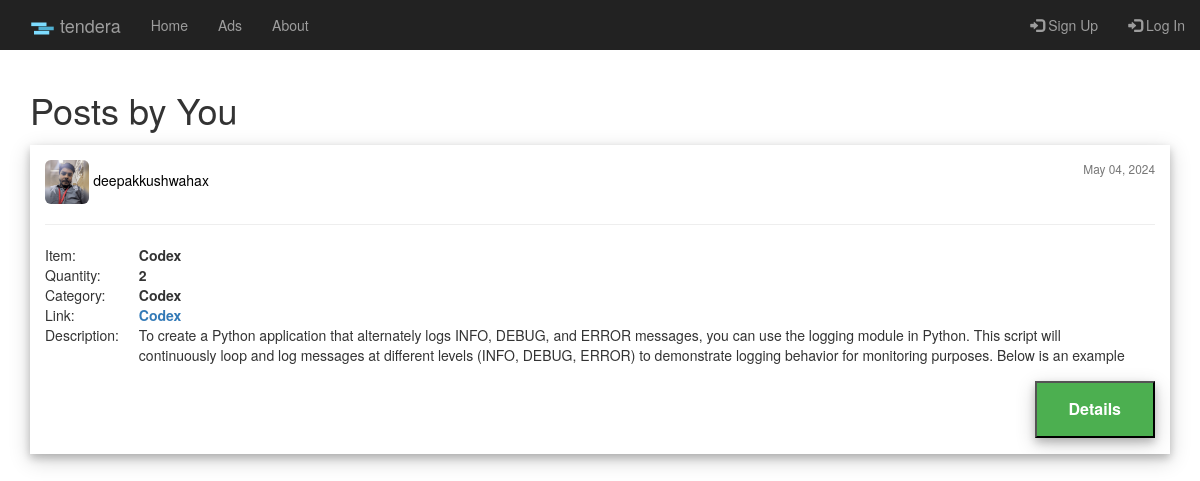
Page /post/user/dashboard/deepakkushwahax on the committed database.
### post/models.py (models this page shows, shortened)
class Post(models.Model):
	category = models.CharField(max_length=50)
	item = models.CharField(max_length=100)
	quantity = models.IntegerField(default=0)
	document = models.FileField(upload_to='tender_docs/')
	description = models.TextField()
	elegibility = models.TextField(default='Elegibility')
	date_posted = models.DateTimeField(auto_now_add= True)
	author = models.ForeignKey(User, on_delete = models.CASCADE)

### users/models.py (models this page shows, shortened)
class UserProfile(models.Model):
	user = models.OneToOneField(User, on_delete = models.CASCADE)
	image = models.ImageField(default= 'default_pic.jpg', upload_to = 'user_pics')

### post/views.py (the view)
# urls.py: path('user/dashboard/<str:username>', UserDashboard.as_view(), name='user-dashboard'),
class UserDashboard(ListView):
	model = Post
	template_name = 'post/user_dashboard.html'
	context_object_name = 'posts'
	def get_queryset(self):
		user = get_object_or_404(User, username= self.kwargs.get('username'))
		return Post.objects.filter(author= user).order_by('-date_posted')

### post/templates/post/user_dashboard.html (shortened to what this page needs)
{% extends "post/base.html" %}
{% block content %}
  <h1 class="mb-3">Posts by You</h1>
	{% for post in posts %}
		<article class="media content-section" style="box-shadow: 0 4px 8px 0 rgba(0, 0, 0, 0.2), 0 6px 20px 0 rgba(0, 0, 0, 0.19);">
      <div style="padding: 15px;">
        <img class=" img-rounded article-imag" style="width: 4%; height: 4%" src="{{ post.author.userprofile.image.url }}">
      <a class="mr-2" href="{% url 'user-posts' post.author.username %}" style="color: black">{{ post.author }}</a>
      <small style="float: right" class="text-muted">{{ post.date_posted|date:"F d, Y" }}</small>
      <hr>
      <table>
        <tr>
          <td>
            Item:
          </td>
          <td class="second-dat">
            <b>{{ post.item }}</b>
          </td>
        </tr>
        <tr>
          <td>
            Quantity:
          </td>
          <td class="second-dat">
            <b>{{ post.quantity }}</b>
          </td>
        </tr>
        <tr>
          <td>
            Category:
          </td>
          <td class="second-dat">
            <b>{{ post.item }}</b>
          </td>
        </tr>
        <tr>
          <td>
            Link:
          </td>
          <td class="second-dat">
            <b><a href="{{ post.document.url }}">{{ post.item }}</a></b>
          </td>
        </tr>
        <tr>
          <td style="vertical-align: top">
            Description:
          </td>
          <td class="second-dat">
            <div style="height: 40px; overflow: hidden;">
               <p class="article-content">{{ post.description }}</p>
           </div>
          </td>
        </tr>
      </table>
        <a href="{% url 'post-detail' post.id %}"><button class="button_post" style="box-shadow: 0 4px 8px 0 rgba(0, 0, 0, 0.2), 0 6px 20px 0 rgba(0, 0, 0, 0.19);"><b>Details</b></button></a>
      </div>
    </article>
	{% endfor %}
{% endblock content %}

### post/static/post/main.css (style rules this page uses)
.button_post { background-color: #4CAF50; color: white; padding: 15px 32px; text-align: center; text-decoration: none; display: inline-block; font-size: 16px; margin: 16px 0px; cursor: pointer; float: right; }
.second-dat { padding: 0px 20px; }

### rows in the picture
Post: author.userprofile.image (picture), author "deepakkushwahax", date_posted "May 04, 2024", item "Codex", quantity "2", description "To create a Python application that alternately logs INFO, DEBUG, and ERROR messages, you can use the logging module in Python. This script will continuously loop and log messages at different levels (INFO, DEBUG, ERROR) to demonstrate logging behavior for monitoring purposes. Below is an example…"
